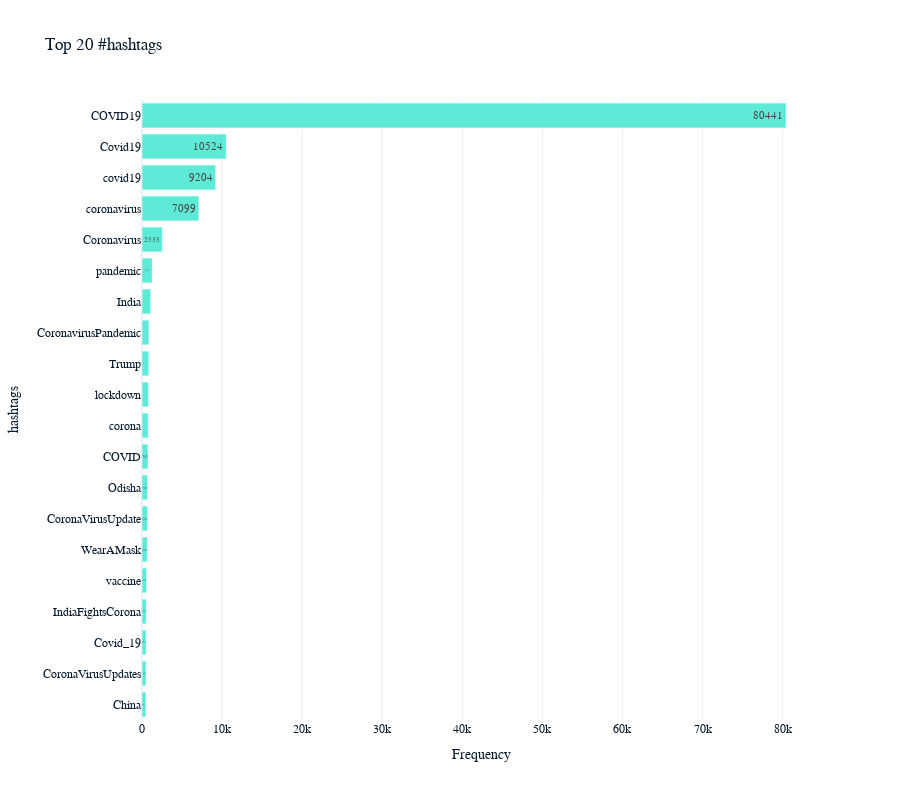

Write notebook code for a chart like this one.
### Code cell
## -------------------------------------------- PARAMETERS --------------------------------------------
# Top n to display
n = 20

## -------------------------------------------- PREPARE DATA ------------------------------------------
df['hashtags'] = df['text'].apply(extract_hashtags)
df_hashtags = df.explode('hashtags')


## -------------------------------------------- VISUALIZE --------------------------------------------
# Create a horizontal bar chart using Plotly
fig = px.bar(df_hashtags['hashtags'].value_counts().reset_index().head(n),x='count', y='hashtags', text='count',
             labels={'x': 'Frequency', 'y': ''}, title=f'Top {n} #hashtags ')

# Customize the layout
fig.update_xaxes(title_text='Frequency')
fig.update_yaxes(categoryorder='total ascending')  # Sort the bars by frequency
fig.update_layout(showlegend=False)  # Hide the legend

# Set the figure size (width and height)
fig.update_layout(width=900, height=800)

# Set the background color to white
fig.update_layout(plot_bgcolor='white')

# Show the Plotly chart with data labels and a custom figure size
fig.update_traces(textposition='outside',textangle=0, marker=dict(color='#5DEBD7'),
                  textfont=dict(size=11)) # Rotate labels to 0°

# Show the Plotly chart with data labels and a custom figure size
fig.update_traces(texttemplate='%{text}', textposition='inside', textangle=0)  # Rotate labels to 0°
fig.show()

### Figure 1 — Plotly figure (JSON) as saved in the notebook; plotly's stock layout.template omitted (floating-point values rounded to 4 significant figures)
{"data": [{"alignmentgroup": "True", "hovertemplate": "count=%{text}<br>hashtags=%{y}<extra></extra>", "legendgroup": "", "marker": {"color": "#5DEBD7", "pattern": {"shape": ""}}, "name": "", "offsetgroup": "", "orientation": "h", "showlegend": false, "text": [80441, 10524, 9204, 7099, 2535, 1275, 1090, 863, 848, 806, 769, 747, 702, 695, 662, 571, 533, 515, 500, 493], "textposition": "inside", "x": [80441, 10524, 9204, 7099, 2535, 1275, 1090, 863, 848, 806, 769, 747, 702, 695, 662, 571, 533, 515, 500, 493], "xaxis": "x", "y": ["COVID19", "Covid19", "covid19", "coronavirus", "Coronavirus", "pandemic", "India", "CoronavirusPandemic", "Trump", "lockdown", "corona", "COVID", "Odisha", "CoronaVirusUpdate", "WearAMask", "vaccine", "IndiaFightsCorona", "Covid_19", "CoronaVirusUpdates", "China"], "yaxis": "y", "type": "bar", "textfont": {"size": 11}, "textangle": 0, "texttemplate": "%{text}"}], "layout": {"xaxis": {"anchor": "y", "domain": [0, 1], "title": {"text": "Frequency"}}, "yaxis": {"anchor": "x", "domain": [0, 1], "title": {"text": "hashtags"}, "categoryorder": "total ascending"}, "legend": {"tracegroupgap": 0}, "title": {"text": "Top 20 #hashtags "}, "barmode": "relative", "showlegend": false, "width": 900, "height": 800, "plot_bgcolor": "white"}}
